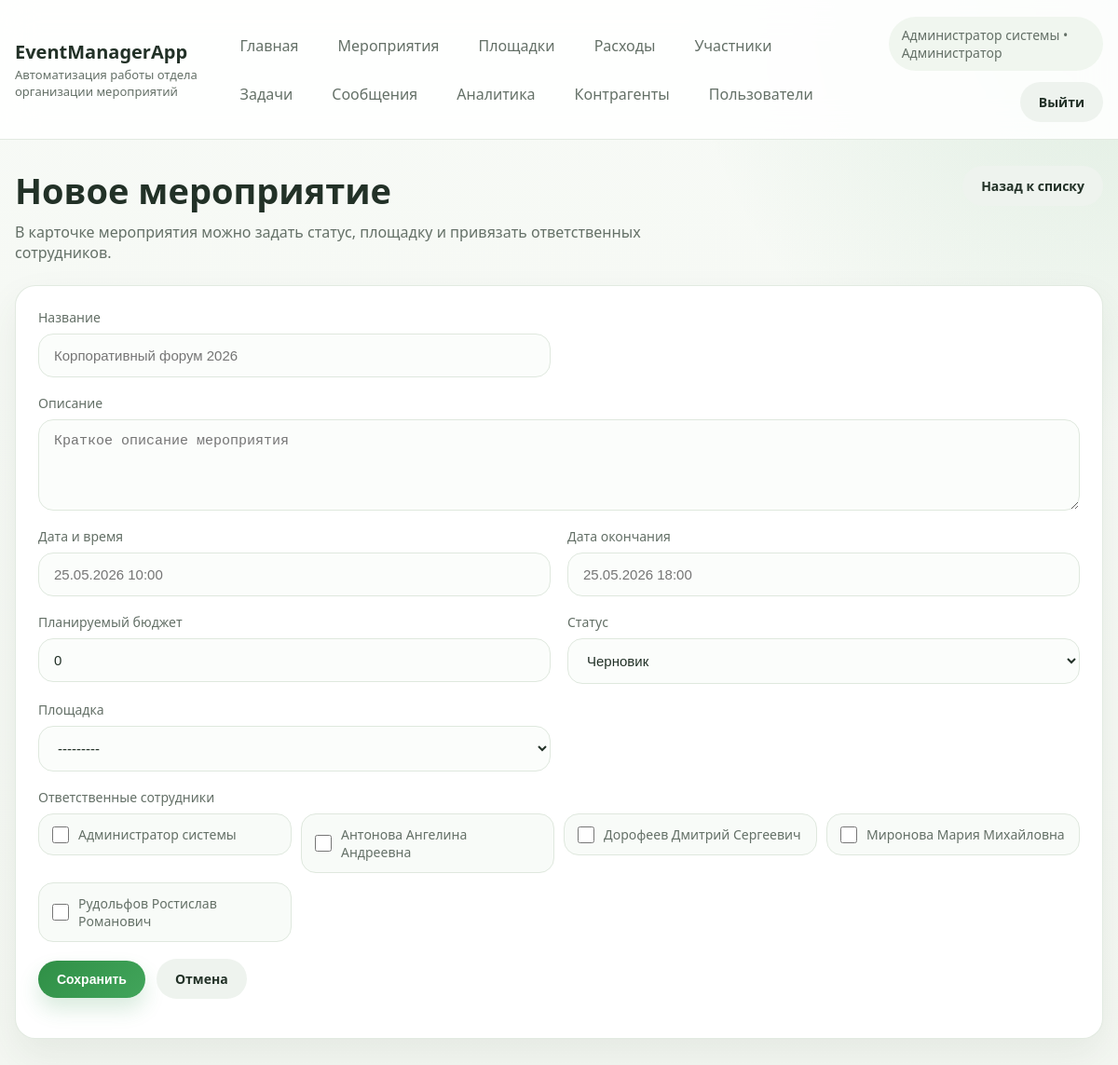
The page /events/add/ (signed in) on the database its author committed.
### main/models.py (models this page shows, shortened)
class Employee(AbstractBaseUser, PermissionsMixin):
    ROLE_ADMIN = "admin"
    ROLE_MANAGER = "manager"
    ROLE_ASSISTANT = "assistant"
    ROLE_TEAMLEAD = "teamlead"
    ROLE_CHOICES = [
        (ROLE_ADMIN, "Администратор"),
        (ROLE_MANAGER, "Менеджер"),
        (ROLE_ASSISTANT, "Ассистент"),
        (ROLE_TEAMLEAD, "Руководитель"),
    ]
    e_id = models.BigAutoField(primary_key=True)
    login = models.CharField(max_length=50, unique=True, verbose_name="Логин")
    position = models.CharField(max_length=50, choices=ROLE_CHOICES, verbose_name="Роль")
    fullname = models.CharField(max_length=255, verbose_name="ФИО")
    email = models.EmailField(blank=True, null=True, verbose_name="Почта")
    phone = models.CharField(max_length=50, blank=True, null=True, verbose_name="Телефон")
    age = models.IntegerField(blank=True, null=True, verbose_name="Возраст")
    is_active = models.BooleanField(default=True)
    is_staff = models.BooleanField(default=False)
    objects = EmployeeManager()
    USERNAME_FIELD = "login"
    REQUIRED_FIELDS = []
    class Meta:
        db_table = "employee"
        ordering = ["fullname", "login"]
        permissions = [
            ("can_create_task", "Can create task"),
            ("can_generate_report", "Can generate report"),
        ]
    def __str__(self):
        return self.fullname or self.login
    @property
    def role_label(self):
        if self.is_superuser and not self.position:
            return "Администратор"
        return dict(self.ROLE_CHOICES).get(self.position, self.position)
    @property
    def is_admin(self):
        return self.position == self.ROLE_ADMIN or self.is_superuser
    @property
    def can_manage_users(self):
        return self.is_admin

class Place(models.Model):
    p_id = models.AutoField(primary_key=True)
    c = models.ForeignKey(Contractor, models.DO_NOTHING, blank=True, null=True, db_column="c_id")
    address = models.TextField(verbose_name="Адрес")
    description = models.TextField(blank=True, null=True, verbose_name="Описание")
    class Meta:
        managed = False
        db_table = "place"
        ordering = ["address"]
    def __str__(self):
        return self.address

### main/views.py (the view, shortened to what this page needs)
# urls.py: path("events/add/", views.add_event, name="add_event"),
@login_required
def add_event(request):
    form = EventForm(request.POST or None)
    return render(request, "main/event_form.html", {"form": form, "title": "Новое мероприятие"})

### main/forms.py
class EventForm(forms.ModelForm, StyledFormMixin):
    employees = forms.ModelMultipleChoiceField(
        label="Ответственные сотрудники",
        queryset=Employee.objects.filter(is_active=True),
        required=False,
        widget=forms.CheckboxSelectMultiple,
    )
    class Meta:
        model = Event
        fields = ["title", "description", "time", "end_date", "planned_budget", "status", "p"]
        widgets = {
            "title": forms.TextInput(attrs={"placeholder": "Корпоративный форум 2026"}),
            "description": forms.Textarea(attrs={"rows": 4, "placeholder": "Краткое описание мероприятия"}),
            "time": forms.TextInput(attrs={"placeholder": "25.05.2026 10:00"}),
            "end_date": forms.TextInput(attrs={"placeholder": "25.05.2026 18:00"}),
            "planned_budget": forms.NumberInput(attrs={"min": 0, "step": "0.01", "placeholder": "150000"}),
            "status": forms.Select(choices=Event.STATUS_CHOICES),
            "p": forms.Select(),
        }
    def __init__(self, *args, **kwargs):
        super().__init__(*args, **kwargs)
        self.fields["p"].queryset = Place.objects.all()
        self.apply_base_styles()

### main/forms.py (called while the page is built)
    def apply_base_styles(self):
        for field in self.fields.values():
            widget = field.widget
            css_class = "form-control"
            if isinstance(widget, forms.Select):
                css_class = "form-select"
            if isinstance(widget, forms.CheckboxSelectMultiple):
                css_class = "checkbox-list"
            if isinstance(widget, forms.CheckboxInput):
                css_class = "form-check-input"
            existing = widget.attrs.get("class", "")
            widget.attrs["class"] = f"{existing} {css_class}".strip()

### main/templates/main/event_form.html (shortened to what this page needs)
{% extends 'main/website_headers.html' %}
{% block content %}
    <section class="page-head">
        <div>
            <h1 class="page-title">{{ title }}</h1>
            <p class="page-subtitle">В карточке мероприятия можно задать статус, площадку и привязать ответственных сотрудников.</p>
        </div>
        <a href="{% url 'events' %}" class="btn btn-secondary">Назад к списку</a>
    </section>
    <section class="form-card panel">
        <form method="post" class="field-grid">
            {% for field in form %}
                <div class="field {% if field.name == 'description' or field.name == 'employees' %}full{% endif %}">
                    <label for="{{ field.id_for_label }}">{{ field.label }}</label>
                    {{ field }}
                </div>
            {% endfor %}
            <div class="toolbar" style="grid-column:1 / -1;">
                <button type="submit" class="btn btn-primary">Сохранить</button>
                <a href="{% url 'events' %}" class="btn btn-secondary">Отмена</a>
            </div>
        </form>
    </section>
{% endblock %}

### main/templates/main/website_headers.html (shortened to what this page needs)
{% load static %}
<!DOCTYPE html>
<html lang="ru">
<head>
    <link rel="stylesheet" href="{% static 'main/css/app.css' %}">
</head>
<body>
<div class="site-shell">
    <header class="topbar">
        <div class="topbar-inner">
            <div class="brand">
                <a href="{% url 'main_page' %}" class="brand-title">EventManagerApp</a>
                <div class="brand-subtitle">Автоматизация работы отдела организации мероприятий</div>
            </div>
            {% if request.user.is_authenticated %}
                <nav class="nav-links">
                    <a class="nav-link" href="{% url 'main_page' %}">Главная</a>
                    <a class="nav-link" href="{% url 'events' %}">Мероприятия</a>
                    <a class="nav-link" href="{% url 'places' %}">Площадки</a>
                    <a class="nav-link" href="{% url 'expenses' %}">Расходы</a>
                    <a class="nav-link" href="{% url 'participants' %}">Участники</a>
                    <a class="nav-link" href="{% url 'tasks' %}">Задачи</a>
                    <a class="nav-link" href="{% url 'messages' %}">Сообщения</a>
                    <a class="nav-link" href="{% url 'analytics' %}">Аналитика</a>
                    <a class="nav-link" href="{% url 'contractors' %}">Контрагенты</a>
                    {% if request.user.can_manage_users %}
                        <a class="nav-link" href="{% url 'employees' %}">Пользователи</a>
                    {% endif %}
                </nav>
                <div class="user-panel">
                    <div class="user-chip">{{ request.user.fullname|default:request.user.login }} • {{ request.user.role_label }}</div>
                    <a href="{% url 'logout' %}" class="btn btn-secondary">Выйти</a>
                </div>
            {% endif %}
        </div>
    </header>
    <main class="page-wrap">
        {% block content %}{% endblock %}
    </main>
</div>
</body>
</html>

### main/static/main/css/app.css (style rules this page uses)
:root { --bg: #f4f7f2; --surface: #ffffff; --surface-muted: #f9fbf9; --border: #dfe8de; --text: #223127; --text-muted: #647067; --primary: #2f8f46; --primary-dark: #236a34; --danger: #cc4b4b; --warning: #d89a1d; --shadow: 0 18px 40px rgba(47, 72, 54, 0.08); --radius: 22px; }
* { box-sizing: border-box; }
body { margin: 0; font-family: "Segoe UI", Tahoma, sans-serif; background: radial-gradient(circle at top right, rgba(47, 143, 70, 0.12), transparent 28%), linear-gradient(180deg, #f7faf6 0%, var(--bg) 100%); color: var(--text); }
a { color: inherit; text-decoration: none; }
.site-shell { min-height: 100vh; }
.topbar { position: sticky; top: 0; z-index: 10; background: rgba(255, 255, 255, 0.88); backdrop-filter: blur(18px); border-bottom: 1px solid rgba(223, 232, 222, 0.9); }
.topbar-inner, .page-wrap { width: min(1200px, calc(100% - 32px)); margin: 0 auto; }
.topbar-inner { display: flex; justify-content: space-between; align-items: center; gap: 20px; padding: 18px 0; }
.brand { display: flex; flex-direction: column; gap: 2px; }
.brand-title { font-size: 20px; font-weight: 700; }
.brand-subtitle { font-size: 13px; color: var(--text-muted); }
.nav-links { display: flex; flex-wrap: wrap; gap: 10px; align-items: center; }
.nav-link { padding: 10px 16px; border-radius: 999px; color: var(--text-muted); transition: 0.2s ease; }
.user-panel { display: flex; align-items: center; gap: 12px; flex-wrap: wrap; justify-content: flex-end; }
.user-chip { padding: 10px 14px; border-radius: 999px; background: #f0f6ef; color: var(--text-muted); font-size: 14px; }
.page-wrap { padding: 28px 0 48px; }
.page-head { display: flex; justify-content: space-between; align-items: flex-start; gap: 16px; margin-bottom: 24px; }
.page-title { margin: 0; font-size: clamp(28px, 4vw, 38px); }
.page-subtitle { margin: 8px 0 0; color: var(--text-muted); max-width: 760px; }
.card, .table-card, .form-card, .stats-card { background: var(--surface); border: 1px solid rgba(223, 232, 222, 0.9); border-radius: var(--radius); box-shadow: var(--shadow); }
.panel { padding: 24px; }
.toolbar, .filters { display: flex; flex-wrap: wrap; gap: 12px; align-items: center; margin-bottom: 18px; }
.form-control, .form-select, textarea { width: 100%; border: 1px solid var(--border); border-radius: 16px; background: #fbfdfb; padding: 14px 16px; font-size: 15px; color: var(--text); outline: none; transition: border-color 0.2s ease, box-shadow 0.2s ease; }
.checkbox-list { display: grid; grid-template-columns: repeat(auto-fit, minmax(220px, 1fr)); gap: 10px; list-style: none; padding: 0; margin: 0; }
.checkbox-list label { display: flex; align-items: center; gap: 10px; background: #f8fbf8; border: 1px solid var(--border); border-radius: 16px; padding: 12px 14px; cursor: pointer; transition: border-color 0.2s ease, background 0.2s ease, box-shadow 0.2s ease; }
.checkbox-list input[type="checkbox"] { width: 18px; height: 18px; margin: 0; accent-color: var(--primary); flex-shrink: 0; }
.field-grid { display: grid; grid-template-columns: repeat(2, minmax(0, 1fr)); gap: 18px; }
.field { display: flex; flex-direction: column; gap: 8px; }
.field.full { grid-column: 1 / -1; }
.field label { font-size: 14px; color: var(--text-muted); }
.btn { display: inline-flex; align-items: center; justify-content: center; gap: 8px; border: none; border-radius: 999px; padding: 12px 20px; font-size: 14px; font-weight: 600; cursor: pointer; transition: transform 0.2s ease, box-shadow 0.2s ease, background 0.2s ease; }
.btn-primary { color: #fff; background: linear-gradient(135deg, var(--primary), #42a55b); box-shadow: 0 12px 22px rgba(47, 143, 70, 0.18); }
.btn-secondary { background: #eef3ee; color: var(--text); }

### rows shown on the page
Employee: user.fullname "Администратор системы", user.role_label "Администратор"
Place: form "---------"

### other values the page prints
{{ title }} "Новое мероприятие"
{{ field.label }} "Название" "Описание" "Дата и время" "Дата окончания" "Планируемый бюджет" "Статус" "Площадка" "Ответственные сотрудники"
